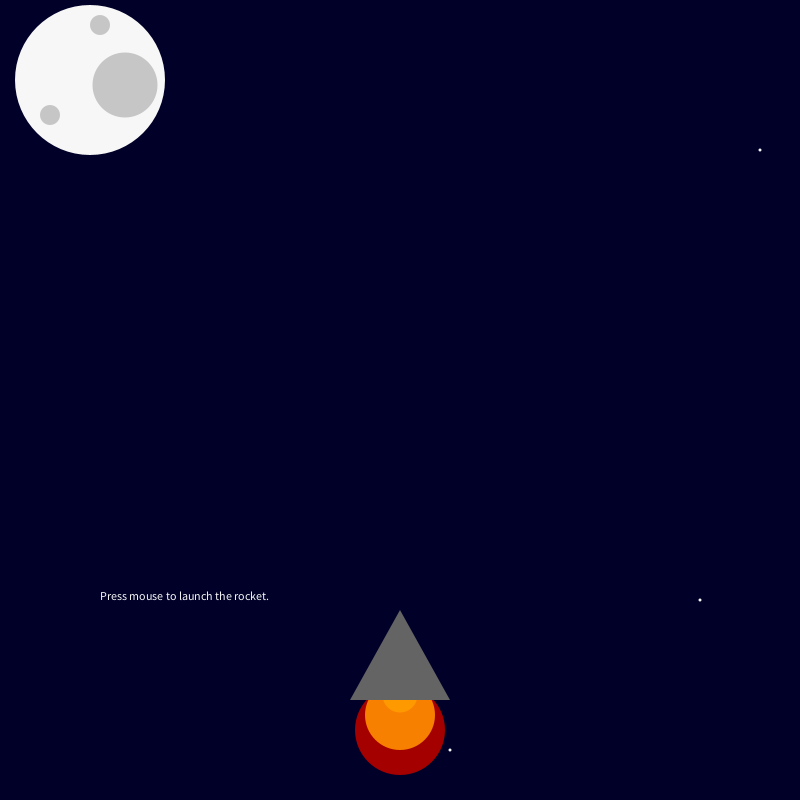
Frame 1 (no input)
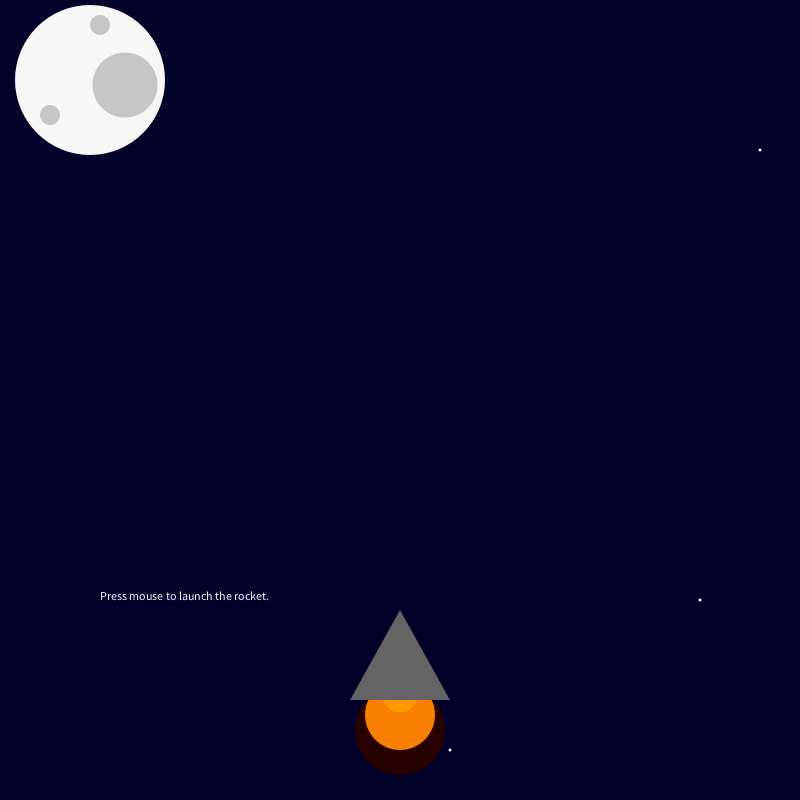
Frame 60 (the mouse pressed at the canvas centre just before this capture)
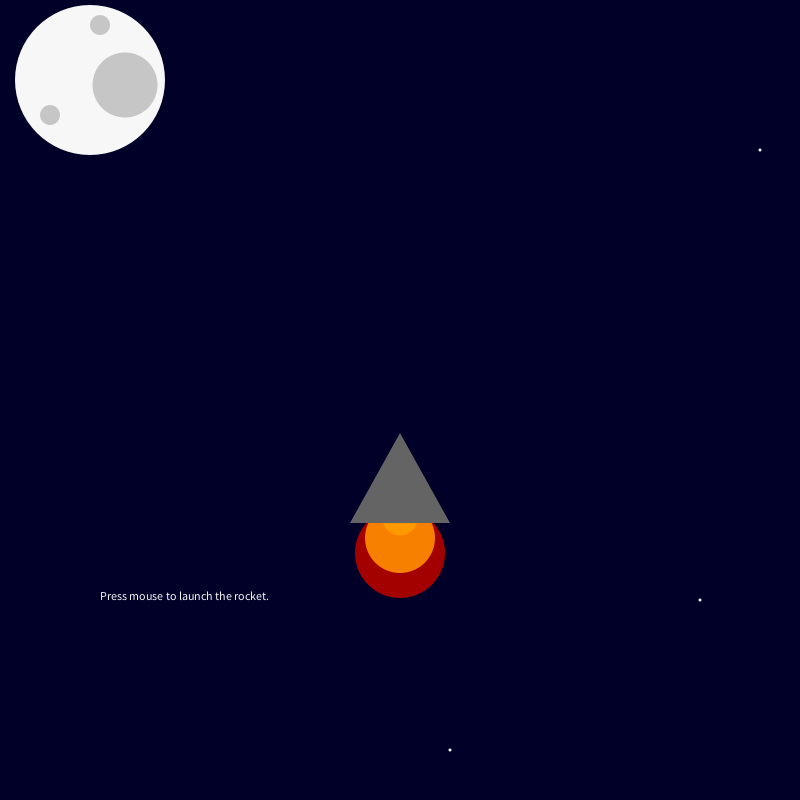
Frame 120 (the mouse held since frame 60 and released just before this capture)

The Processing sketch that drew these frames (run headless with seeded random() and noise(); from frame 60 on, the mouse is pressed at the canvas centre):

// Processing sketch: rocket_ship
// ── rocket_ship.pde
int x = 400; 
int y = 600; 
boolean launch = false;

void setup() {
    background(0, 0, 40); size(800, 800);
    //moon
    fill(#F7F7F7);
    ellipse(90, 80, 150, 150);
    //smallest circle on moon
    noStroke();
    fill(#C6C6C6);
    ellipse(100, 25, 20, 20);
    //biggest circle on moon
    fill(#C6C6C6);
    ellipse(125, 85, 65, 65);
    //medium circle on moon
    fill(#C6C6C6);
    ellipse(50, 115, 20, 20);
    //top star
    fill(#F7F7F7);
    ellipse(760, 150, 3, 3);
    //middle star
    fill(#F7F7F7);
    ellipse(700, 600, 3, 3);
    //bottom star
    fill(#F7F7F7);
    ellipse(450, 750, 3, 3);
    //display launch instructions
    text("Press mouse to launch the rocket.", 100, 600);
}

void draw() {
    // background  
    setup();
    // rocket image
    fill(random(255), 0, 0);
    ellipse(x, y + 130, 90, 90);
    fill(248, 128, 0);
    ellipse(x, y + 115, 70, 70);
    fill(255, 153, 0);
    ellipse(x, y + 95, 35, 35);
    fill(100, 100, 100);
    triangle(x, y + 10, x + 50, y + 100, x - 50, y + 100);
    // rocket movement
    if (y >= 0 && launch == true){
      y -= 3;
    }

 }

void mousePressed(){
  launch = true;
}
